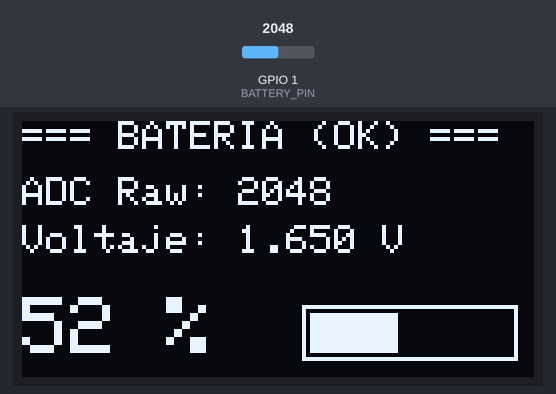
Simulated run of this sketch. Board: ESP32. Shown: 128×64 one-colour display. Inputs (shaded band) come from the test bench; at power-on: GPIO 1 (BATTERY_PIN) = 2048 (analog values on the 0–4095 scale). What the sketch prints to the serial monitor is not drawn.

Above: at 2.2 s.
2.3 s: GPIO 1 (BATTERY_PIN) set to 2866
At 3.3 s:
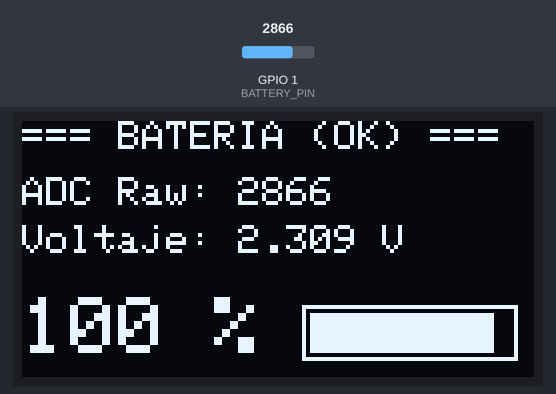
4.2 s: GPIO 1 (BATTERY_PIN) set to 3603
At 4.9 s:
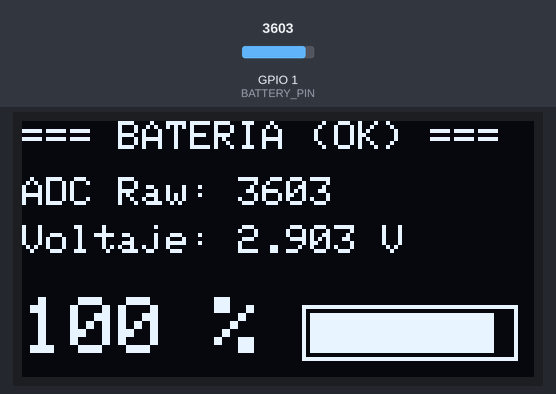
5.8 s: GPIO 1 (BATTERY_PIN) set to 4095
At 6.4 s:
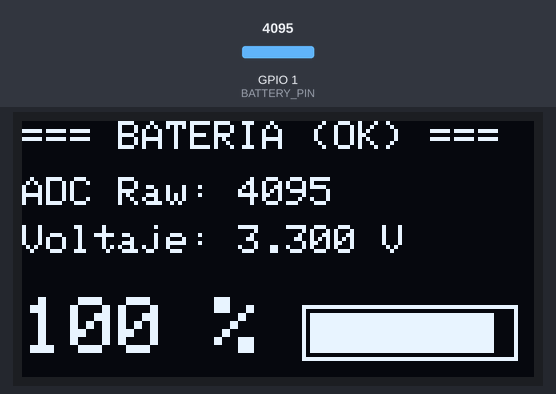
Timing chart, 0 to 8.8 s (numbered marks = the images above; inputs shaded):
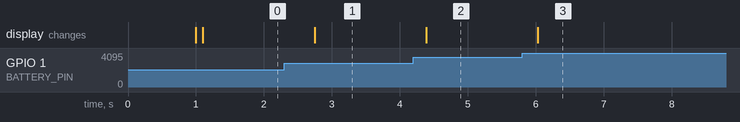

Measured:
- after the input at 2.3 s, the display: changes after 0.44 s (image 1)
- after the input at 4.2 s, the display: changes after 0.19 s (image 2)
- after the input at 5.8 s, the display: changes after 0.23 s (image 3)

The sketch:

Medicion_bateria.ino
```cpp
#include <Wire.h>
#include <Adafruit_GFX.h>
#include <Adafruit_SSD1306.h>

#define SCREEN_WIDTH 128
#define SCREEN_HEIGHT 64
#define SDA_PIN 8
#define SCL_PIN 9

Adafruit_SSD1306 display(SCREEN_WIDTH, SCREEN_HEIGHT, &Wire, -1);

#define BATTERY_PIN 1

// CALIBRACIÓN DE VOLTAJE EN EL PIN ADC (GPIO 1)
// Si al estar 100% cargada el pin mide 1.88V, establecemos VBAT_MAX = 1.88
#define VBAT_MAX 1.88   // Voltaje en pin a plena carga (100%)
#define VBAT_MIN 1.40   // Voltaje en pin cuando la batería está descargada (0%)

// OPCIONAL: Si usas un divisor de tensión (ej. 2x100k), pon el factor aquí.
// Si deseas mostrar el voltaje directo del pin, déjalo en 1.0
#define VOLTAGE_DIVIDER_FACTOR 1.0

// Configuración del filtro de promedio (suavizado de lectura)
const int NUM_SAMPLES = 10;

float readBatteryVoltage() {
  uint32_t totalMv = 0;

  // Tomamos varias muestras para eliminar el ruido del ADC
  for (int i = 0; i < NUM_SAMPLES; i++) {
    totalMv += analogReadMilliVolts(BATTERY_PIN);
    delay(2);
  }

  float averageMv = (float)totalMv / NUM_SAMPLES;
  float pinVoltage = averageMv / 1000.0;

  return pinVoltage * VOLTAGE_DIVIDER_FACTOR;
}

int batteryPercent(float voltage) {
  if (voltage >= VBAT_MAX) return 100;
  if (voltage <= VBAT_MIN) return 0;

  float pct = ((voltage - VBAT_MIN) / (VBAT_MAX - VBAT_MIN)) * 100.0;
  return constrain((int)pct, 0, 100);
}

void setup() {
  Serial.begin(115200);
  delay(1000);
  Serial.println(F("Iniciando Monitor de Bateria Calibrado..."));

  // Configuración de resolución ADC a 12 bits (0 - 4095)
  analogReadResolution(12);

  // Inicialización de I2C con pines personalizados
  Wire.begin(SDA_PIN, SCL_PIN);
  Wire.setTimeOut(1000);

  // Inicialización de pantalla OLED
  if (!display.begin(SSD1306_SWITCHCAPVCC, 0x3C)) {
    Serial.println(F("ERROR: OLED no responde en dirección 0x3C"));
    while (1) delay(1000);
  }

  Serial.println(F("OLED Inicializada Correctamente"));
  display.clearDisplay();
  display.display();
}

void loop() {
  // Lecturas
  int rawADC = analogRead(BATTERY_PIN);
  float voltage = readBatteryVoltage();
  int pct = batteryPercent(voltage);

  // ---- Salida por Puerto Serie ----
  Serial.print(F("Raw ADC: "));
  Serial.print(rawADC);
  Serial.print(F(" | Voltaje Pin: "));
  Serial.print(voltage, 3);
  Serial.print(F(" V | Batería: "));
  Serial.print(pct);
  Serial.println(F(" %"));

  // ---- Renderizado en Pantalla OLED ----
  display.clearDisplay();
  display.setTextColor(WHITE);

  // Encabezado
  display.setTextSize(1);
  display.setCursor(0, 0);
  display.println(F("=== BATERIA (OK) ==="));

  // Lectura ADC cruda
  display.setCursor(0, 14);
  display.print(F("ADC Raw: "));
  display.println(rawADC);

  // Voltaje
  display.setCursor(0, 26);
  display.print(F("Voltaje: "));
  display.print(voltage, 3);
  display.println(F(" V"));

  // Porcentaje destacado
  display.setTextSize(2);
  display.setCursor(0, 44);
  display.print(pct);
  display.print(F(" %"));

  // Barra de progreso visual rápida
  int barWidth = map(pct, 0, 100, 0, 50);
  display.drawRect(70, 46, 54, 14, WHITE);
  display.fillRect(72, 48, barWidth > 0 ? barWidth - 4 : 0, 10, WHITE);

  display.display();

  delay(500);
}
```
